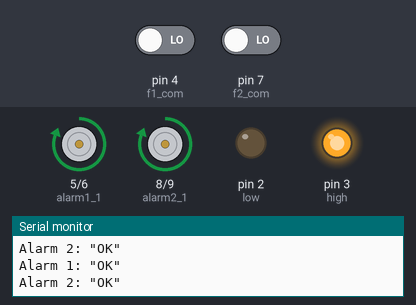
This sketch was run on a simulated Arduino Uno, built with avr-gcc and run on an emulated ATmega328P. On the bench: motor-driver pin pairs drawn as motors (green arrow = first pin HIGH = forward, orange = second pin HIGH = backward, longer = more drive), output pins drawn as LEDs (lit = HIGH), the last lines printed to the serial monitor. The test bench sets the inputs (shaded band); at power-on: pin 4 (f1_com) LOW, pin 7 (f2_com) LOW. WiFi joins after 1.5 s; servers stay silent unless stated.

Above: at 2.8 s.
2.9 s: pin 4 (f1_com) driven HIGH
At 3.5 s:
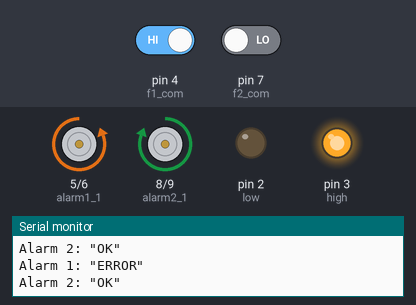
4.5 s: pin 7 (f2_com) driven HIGH
At 6.2 s:
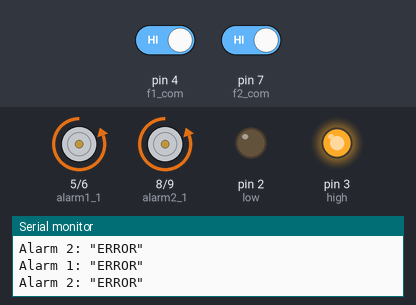
6.5 s: pin 4 (f1_com) driven LOW
At 7.8 s:
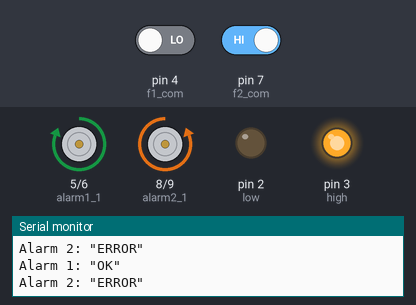
8.5 s: pin 7 (f2_com) driven LOW
At 9.4 s:
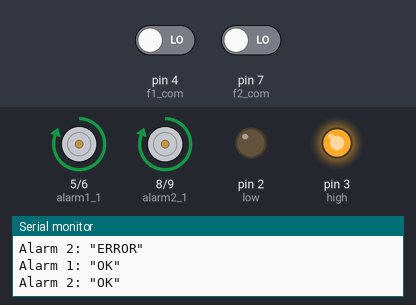
Timing chart, 0 to 11.5 s (numbered marks = the images above; inputs shaded):
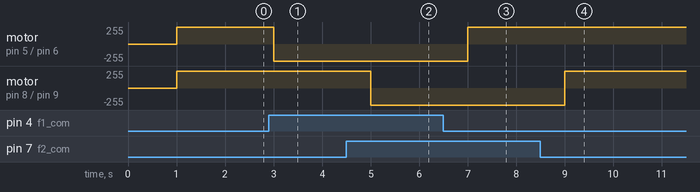

The sketch:

FreezerAlarm.ino
```cpp
#include <Wire.h>
#include <SPI.h>
#include <Ethernet.h>

// Ethernet settings
// The mac-address of the ethernet shield
byte mac[] = { 0xA8, 0x61, 0x0A, 0xAF, 0x13, 0xF9 };
// A hard coded IP address of your choice
IPAddress ip(192, 168, 103, 55);
EthernetServer server(80);

// FREEZER 1 ALARMS
int low = 2;
int high = 3;
int f1_com = 4;
int alarm1_1 = 5;
int alarm1_2 = 6;
String alarm1_status;

// FREEZER 2 ALARMS
int f2_com = 7;
int alarm2_1 = 8;
int alarm2_2 = 9;
String alarm2_status;

void setup() {
  // Initialize Serial for debugging
  Serial.begin(9600);

  // Initialize peripherals
  //Wire.begin();
  Ethernet.begin(mac, ip);
  server.begin();

  Serial.print("Server IP address: ");
  Serial.println(Ethernet.localIP());

  //Set pins for Freezer 1 alarm
  pinMode(low, OUTPUT);
  pinMode(high, OUTPUT);
  digitalWrite(low, LOW);
  digitalWrite(high, HIGH);
  pinMode(f1_com, INPUT);
  pinMode(alarm1_1, OUTPUT);
  pinMode(alarm1_2, OUTPUT);

  //Set pins for Freezer 2 alarm
  //pinMode(f2_0v, OUTPUT);
  //pinMode(f2_5v, OUTPUT);
  //digitalWrite(f2_0v, LOW);
  //digitalWrite(f2_5v, HIGH);
  pinMode(f2_com, INPUT);
  pinMode(alarm2_1, OUTPUT);
  pinMode(alarm2_2, OUTPUT);

}

void loop() {

  delay(1000);

  if (digitalRead(f1_com) == HIGH) {
    digitalWrite(alarm1_1, LOW);
    digitalWrite(alarm1_2, HIGH);
    alarm1_status = "\"ERROR\"";
  } else if (digitalRead(f1_com) == LOW) {
    digitalWrite(alarm1_1, HIGH);
    digitalWrite(alarm1_2, LOW);
    alarm1_status = "\"OK\"";
  }

  if (digitalRead(f2_com) == HIGH) {
    digitalWrite(alarm2_1, LOW);
    digitalWrite(alarm2_2, HIGH);
    alarm2_status = "\"ERROR\"";
  } else if (digitalRead(f2_com) == LOW) {
    digitalWrite(alarm2_1, HIGH);
    digitalWrite(alarm2_2, LOW);
    alarm2_status = "\"OK\"";
  }

  Serial.print("Alarm 1: ");
  Serial.println(alarm1_status);

  Serial.print("Alarm 2: ");
  Serial.println(alarm2_status);


  EthernetClient client = server.available();
  // Handle incoming HTTP requests
  if (client) {
    processRequest(client);
    delay(1);
    client.stop();
  }

}

// function upon receiving an HTTP connection
void processRequest(EthernetClient client) {

  // Prepare the HTTP response
  String response = "HTTP/1.1 200 OK\r\n";
  response += "Content-Type: application/json\r\n\r\n";
  response += "{";
  response += "\"Freezer_1_status\": ";
  response += String(alarm1_status);
  response += ", \"Freezer_2_status\": ";
  response += String(alarm2_status);
  response += "}";

  // Send the HTTP response
  client.println(response);
}
```

Measured:
- after the input at 2.9 s, motor on pin 5 (alarm1_1) / pin 6 (alarm1_2): forward 255/255 → backward 255/255 after 0.10 s
- after the input at 4.5 s, motor on pin 8 (alarm2_1) / pin 9 (alarm2_2): forward 255/255 → backward 255/255 after 0.50 s
- after the input at 6.5 s, motor on pin 5 (alarm1_1) / pin 6 (alarm1_2): backward 255/255 → forward 255/255 after 0.50 s
- after the input at 8.5 s, motor on pin 8 (alarm2_1) / pin 9 (alarm2_2): backward 255/255 → forward 255/255 after 0.50 s
